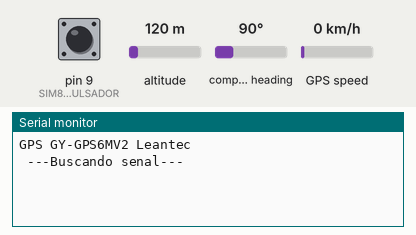
Simulated run of this sketch. Board: Arduino Uno, built with avr-gcc and run on an emulated ATmega328P. Parts: the last lines printed to the serial monitor. The test bench sets the inputs (shaded band); at power-on: pin 9 (SIM800_PULSADOR) LOW, altitude 120 m, compass heading 90°, GPS speed 0 km/h. The GPS gets a fix after 3 s at 37.7749, -122.4194 with 8 satellites; the modem accepts every AT command (registered, SIM ready, sends succeed) and sends nothing else.

Above: at 1.2 s.
1.3 s: pin 9 (SIM800_PULSADOR) pulled HIGH for 0.15 s
At 2.4 s:
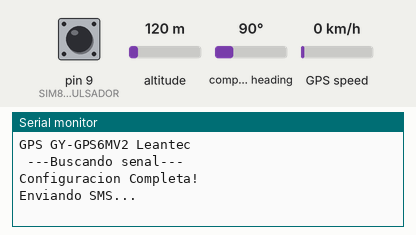
2.9 s: altitude set to 20 m
At 4.6 s:
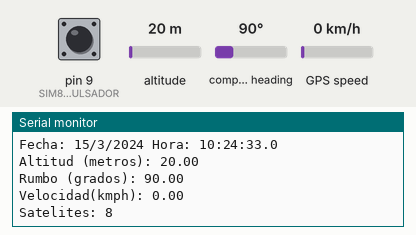
5.2 s: compass heading set to 7°
At 6.5 s:
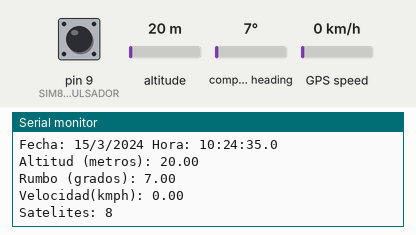
6.7 s: pin 9 (SIM800_PULSADOR) pulled HIGH for 3.2 s
At 7.7 s:
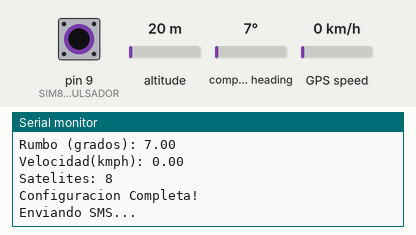
14.0 s: altitude set to 250 m
At 14.5 s:
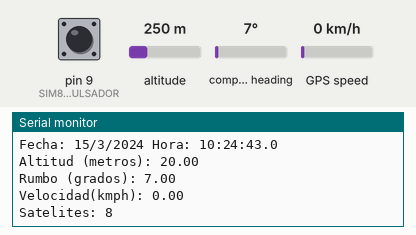
15.5 s: GPS speed set to 2 km/h
At 16.7 s:
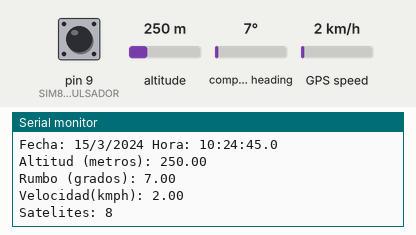
Timing chart, 0 to 18.0 s (numbered marks = the images above; inputs shaded):
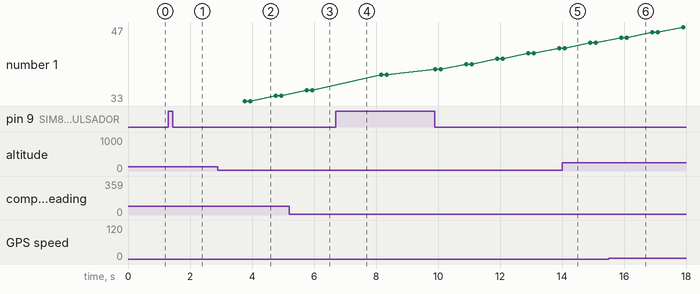

The sketch:

GPS_SIM800l.ino
```cpp
  /* Conexion pines
     Arduino        GPS
        D1 (Tx)     RX
        D0 (Rx)     TX

                   SIM800L
        D2           TX
        D3           RX
        Reset        RST
  */

  #include <SoftwareSerial.h>    // incluimos SoftwareSerial
  #include <TinyGPS.h>           // incluimos TinyGPS

  #define SIM800_PULSADOR 9      // Pulsador para enviar mensaje
  float latitud, longitud;       // Variable que guarda la latitud y Longitud

  int contador = 0;              // Variable para controlar la cantidad de mensajes enviado

  TinyGPS gps;                       // Declaramos el objeto GPS
  SoftwareSerial MOD_SIM800L(2,3);   // Declaramos el objeto SIM800L en los pines D2 y D3 del arduino

  //Declaramos la variables para la obtención de datos
  int year;
  byte month, day, hour, minute, second, hundredths;
  unsigned long chars;
  unsigned short sentences, failed_checksum;

  void setup()
  {
   Serial.begin(9600);        //Iniciamos el puerto serie
   MOD_SIM800L.begin(115200); //Iniciamos el puerto serie del SIM800
   while(!Serial);
   pinMode(SIM800_PULSADOR, INPUT); // Decalaramos el pin del pulsador como entrada

   //Imprimimos en el monitor serial:
   Serial.println("");
   Serial.println("GPS GY-GPS6MV2 Leantec");
   Serial.println(" ---Buscando senal--- ");
   Serial.println("");
  }

  void loop()
  {

  while(Serial.available())
   {
    int c = Serial.read();
    if(gps.encode(c))
    {
     gps.f_get_position(&latitud, &longitud);
     Serial.print("Latitud/Longitud: ");
     Serial.print(latitud,5);
     Serial.print(", ");
     Serial.println(longitud,5);
     gps.crack_datetime(&year,&month,&day,&hour,&minute,&second,&hundredths);
     Serial.print("Fecha: "); Serial.print(day, DEC); Serial.print("/");
     Serial.print(month, DEC); Serial.print("/"); Serial.print(year);
     Serial.print(" Hora: "); Serial.print(hour, DEC); Serial.print(":");
     Serial.print(minute, DEC); Serial.print(":"); Serial.print(second, DEC);
     Serial.print("."); Serial.println(hundredths, DEC);
     Serial.print("Altitud (metros): "); Serial.println(gps.f_altitude());
     Serial.print("Rumbo (grados): "); Serial.println(gps.f_course());
     Serial.print("Velocidad(kmph): "); Serial.println(gps.f_speed_kmph());
     Serial.print("Satelites: "); Serial.println(gps.satellites());
     Serial.println();
     gps.stats(&chars, &sentences, &failed_checksum);
    }
   }

    if((digitalRead(SIM800_PULSADOR) == 1)&&(contador == 0)){
    Serial.println("Configuracion Completa!");
    Serial.println("Enviando SMS...");

    //Se establece el formato de SMS en ASCII
    MOD_SIM800L.write("AT+CMGF=1\r\n");
    delay(100);

    //Enviar comando para un nuevos SMS al numero establecido
    MOD_SIM800L.write("AT+CMGS=\"+573114009876\"\r\n");
    delay(100);

    //Enviar contenido del SMS
    MOD_SIM800L.println("Latitud/Longitud: ");
    MOD_SIM800L.print(latitud,5);
    MOD_SIM800L.print(" ");
    MOD_SIM800L.print(longitud,5);
    delay(1000);

    //Enviar Ctrl+Z
    MOD_SIM800L.write((char)26);
    delay(200);

    Serial.println("Mensaje enviado!");
   }
  }
```

Measured:
- after the input at 1.3 s, the serial monitor: prints a new line at once (image 1)
- after the input at 2.9 s, the serial monitor: prints a new line after 0.91 s (image 2)
- after the input at 5.2 s, the serial monitor: prints a new line after 0.63 s (image 3)
- after the input at 6.7 s, the serial monitor: prints a new line at once (image 4)
- after the input at 15.5 s, the serial monitor: prints a new line after 0.50 s (image 6)
